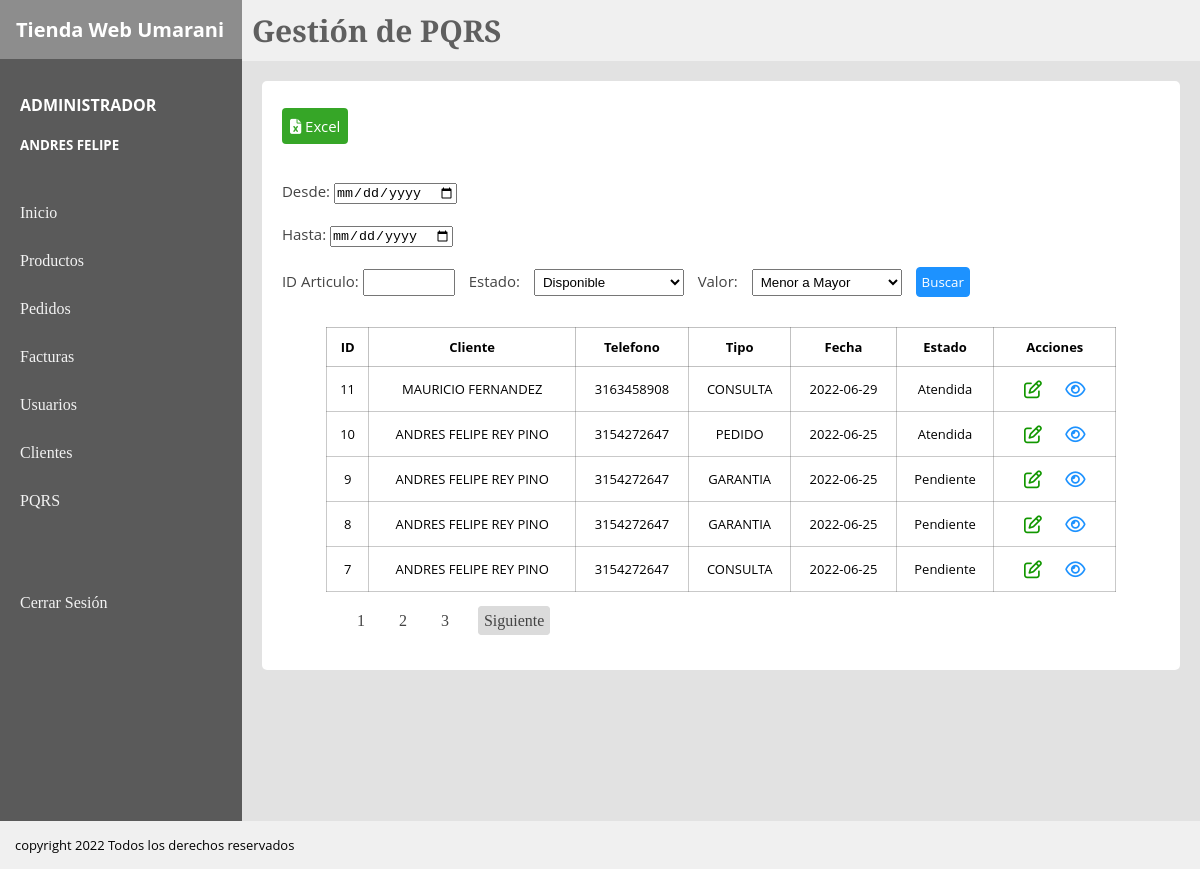
The app's page /View/PQRS.php?pagina=1 (signed in) with its own data.
### tables this page shows
CREATE TABLE `pqrs` (
  `pqrsId` int(11) NOT NULL AUTO_INCREMENT,
  `pqrsNombre` varchar(200) NOT NULL,
  `pqrsMail` varchar(200) NOT NULL,
  `pqrsDescripcion` text NOT NULL,
  `pqrsTelefono` varchar(12) NOT NULL,
  `pqrsEstado` varchar(30) NOT NULL DEFAULT 'Pendiente',
  `pqrsFecha` date NOT NULL,
  `pqrsClienteId` int(11) DEFAULT NULL,
  `pqrsUsuarioId` int(11) DEFAULT NULL,
  `pqrsOrigenId` int(11) NOT NULL,
  `pqrsPedidoId` int(11) DEFAULT NULL,
  `pqrsImagen` varchar(250) NOT NULL,
  PRIMARY KEY (`pqrsId`),
  KEY `fk_pqrsUsuarioId` (`pqrsUsuarioId`),
  KEY `fk_pqrsOrigenId` (`pqrsOrigenId`),
  KEY `fk_pqrsClienteId` (`pqrsClienteId`),
  CONSTRAINT `fk_pqrsClienteId` FOREIGN KEY (`pqrsClienteId`) REFERENCES `cliente` (`clienteId`),
  CONSTRAINT `fk_pqrsOrigenId` FOREIGN KEY (`pqrsOrigenId`) REFERENCES `pqrstipo` (`pqrsTipoId`),
  CONSTRAINT `fk_pqrsUsuarioId` FOREIGN KEY (`pqrsUsuarioId`) REFERENCES `usuariotienda` (`usuarioId`)
);

CREATE TABLE `pqrstipo` (
  `pqrsTipoId` int(11) NOT NULL AUTO_INCREMENT,
  `pqrsTipoNombre` varchar(30) NOT NULL,
  PRIMARY KEY (`pqrsTipoId`)
);

### Controller/mostrarPQRS.php (called while the page is built)
<?php
require_once('../Model/M_PQRS.php');
$pq1 = new PQRS();
$registros = $pq1->verPqrs();
$resultado = mysqli_query($conexionPqrs,"SELECT COUNT(*) AS cantidad FROM pqrs")
or die ("problemas en el select " . mysqli_error($conexionPqrs));
$reg = mysqli_fetch_array($resultado);
$cantidad = $reg['cantidad'];
$registrosxpagina = 5;
?>

### Model/M_PQRS.php (called while the page is built, shortened)
<?php
    class PQRS {
            private $pqrs;
        public function __construct()
        {
            $this->pqrs = new mysqli('localhost','root','','proyecto');
        }
        public function verPqrs(){
            $cantidad = $this->pqrs->query("SELECT COUNT(*) as cantidad FROM pqrs");
            $registrosxpagina = 5;
            $inicio = ($_GET['pagina']-1)*$registrosxpagina;
            $query = $this->pqrs->query("SELECT * FROM pqrs
            JOIN pqrsTipo
            ON pqrsOrigenId = pqrsTipoId
            ORDER BY pqrsId DESC
            LIMIT $inicio,$registrosxpagina");
            $retorno = [];
            $i = 0;
            while($fila = $query->fetch_assoc()) {
                $retorno[$i] = $fila;
                $i++;
            }
            return $retorno;
        }
    }
?>

### View/PQRS.php (the view, shortened to what this page needs)
<?php
require_once('../Controller/mostrarPQRS.php');
$paginas = $cantidad/$registrosxpagina;
$paginas = ceil($paginas);
?>
<!DOCTYPE html>
<html lang="en">
<head>
</head>
<body>
<link rel="stylesheet" href="../CSS/tiendaEstilos.css">
    <div class="padre">
        <div class="board">
            <div class="titulo">
                <h1>Tienda Web Umarani</h1>
            </div>
            <div class="usuario">
            <h4><?php echo "$_SESSION[rol] "; ?></h4>
             <h5><?php echo "$_SESSION[nombre] $_SESSION[apellido] "; ?></h5>
            </div>
            <nav class="secciones">
            <a href="">Inicio</a>
                <a href="../View/Productos.php?pagina=1">Productos</a>
                <a href="../View/pedidos.php?pagina=1">Pedidos</a>
                <a href="../view/facturas.php?pagina=1">Facturas</a>
                <?php if($_SESSION['rol'] == 'ADMINISTRADOR')  { ?>
                <a href="../View/Usuarios.php?pagina=1">Usuarios</a>
                <a href="../View/adminClientes.php?pagina=1">Clientes</a> <?php } ?>
                <a href="../View/PQRS.php?pagina=1">PQRS</a><br><br><br>
                <a href="../Controller/cerrarSesion.php">Cerrar Sesión</a>
            </nav>
        </div>
        <div class="content">
        <header class="header">
            <h1>Gestión de PQRS</h1>
        </header>
        <section class="section">
            <div class="container">
                <div class="exportar">
                    <a class="excel" href="#"><i class="fas fa-file-excel"></i> Excel</a>
                </div>
                <div class="filtros" >
                    <form action="">
                        <label for="fechainicio">Desde: </label>
                        <input type="date" name="fechainicio"><br><br>
                        <label for="fechafin">Hasta:  </label>
                        <input type="date" name="fechafin"><br><br>
                        <label for="id">ID Articulo: </label>
                        <input name="id" type="text" class="idpedido">
                        <label for=""> Estado: </label>
                        <select name="" id="">Estado
                            <option value="">Disponible</option>
                        </select>
                        <label for=""> Valor: </label>
                        <select name="" id="">Estado
                            <option value="">Menor a Mayor</option>
                        </select>
                        <input class="searchButton" type="button" value="Buscar">
                    </form>
                </div>
                <table>
                    <tr>
                        <th>ID</th>
                        <th>Cliente</th>
                        <th>Telefono</th>
                        <th>Tipo</th>
                        <th>Fecha</th>
                        <th>Estado</th>
                        <th>Acciones</th>
                    </tr>
                    <?php foreach($registros as $reg){
                        ?>
                    <tr class="información" >
                        <td><?php echo $reg['pqrsId'] ?></td>
                        <td><?php echo $reg['pqrsNombre'] ?></td>
                        <td><?php echo $reg['pqrsTelefono'] ?></td>
                        <td><?php echo $reg['pqrsTipoNombre'] ?></td>
                        <td><?php echo $reg['pqrsFecha'] ?></td>
                        <td><?php echo $reg['pqrsEstado'] ?></td>
                        <td>
                            <?php if($reg['pqrsEstado'] == 'Pendiente'){ ?>
                                   <a class="edit" href="../View/GestionPqrs.php?pqEdit=<?php echo "$reg[pqrsId]" ?>"><i class="far fa-edit"></i></i></a>
                                   <?php if($_SESSION['rol'] == 'ADMINISTRADOR'){ ?>
                                    <a class="detail" href="../View/detalleResolucion.php?pqVis=<?php echo "$reg[pqrsId]" ?>"><i class="far fa-eye"></i></a>
                                    <?php  }    ?>
                             <?php  }else { ?>
                                <?php if($_SESSION['rol'] == 'ADMINISTRADOR'){ ?>
                                    <a class="edit" href="../View/GestionPqrs.php?pqEdit=<?php echo "$reg[pqrsId]" ?>"><i class="far fa-edit"></i></i></a>
                                    <?php  }    ?>
                                 <a class="detail" href="../View/detalleResolucion.php?pqVis=<?php echo "$reg[pqrsId]" ?>"><i class="far fa-eye"></i></a>
                                 <?php }?>
                        </td>
                    </tr>
                    <?php  } ?>
                </table>
                <nav class="paginacion">
                <?php for($i=0; $i < $paginas; $i++){ ?>
                    <a href="../View/PQRS.php?pagina=<?php echo "$i"+1; ?>"><?php echo "$i"+1;  ?></a>
                  <?php     }   ?>
                <a class="prev-next" <?php if($_GET['pagina']>=$paginas){ ?> hidden <?php }else{ echo""; } ?> href="../View/PQRS.php?pagina=<?php echo "$_GET[pagina]"+1 ?>"> Siguiente</a>
                </nav>
            </div>
        </section>
        </div>
    </div>
    <footer class="footer">
        <p>copyright 2022 Todos los derechos reservados</p>
    </footer>
</body>
</html>

### CSS/tiendaEstilos.css (style rules this page uses)
* { padding: 0px; margin: 0px; }
.padre { display: flex; }
.board { background: #5a5a5a; flex: 1 1 auto; height: auto; }
.titulo { background: #8d8d8d; padding: 10px; }
.titulo h1 { font-family: 'Open Sans', sans-serif; font-size: 20px; padding: 6px; color:rgb(255, 255, 255); }
.usuario { padding: 10px; margin-top: 15px; }
.usuario h4 { color: rgb(255, 255, 255); font-family: 'Open Sans', sans-serif; padding: 10px; }
.usuario h5 { color: rgb(255, 255, 255); font-family: 'Open Sans', sans-serif; padding: 10px; }
.secciones { padding: 10px; }
.secciones a { display: block; padding: 10px; color: rgb(243, 243, 243); text-decoration: none; margin-top: 10px; font-family: 'Bitter', serif; transition: 0.3s ease-in-out; }
.content { flex: 100 1 auto; }
.header { background: #f0f0f0; }
.header h1 { font-family: 'Bitter', serif; font-size: 30px; padding: 10px; color: rgb(95, 95, 95); }
.section { background: #e2e2e2; padding: 20px; min-height: 720px; }
.container { padding: 20px; border-radius: 5px; background: #ffffff; }
table { margin-left: auto; margin-right: auto; border: 1px solid rgba(95, 95, 95, 0.384); border-collapse: collapse; width: 90%; font-family: 'Open Sans', sans-serif; font-size: 13px; }
th { border: 1px solid rgba(95, 95, 95, 0.384); text-align: center; padding: 10px; }
td { border: 0.5px solid rgba(95, 95, 95, 0.336); padding: 10px; text-align: center; }
.detail { color: #1d92ff; font-size: 18px; padding: 10px; }
.edit { color: rgb(18, 151, 0); font-size: 18px; padding: 10px; }
.exportar { padding: 15px 0px; }
.exportar a { padding: 8px; text-decoration: none; border-radius: 4px ; font-family: 'Open Sans', sans-serif; font-size: 15px; }
.excel { background:rgba(18, 151, 0, 0.849); color: #fff; }
select { width: 50px; margin: 0px 10px; padding: 4px; }
.filtros { margin: 30px 0px; font-family: 'Open Sans', sans-serif; font-size: 15px; color: #444444; }
.filtros select { width: 150px; overflow: hidden; }
.idpedido { width: 80px; padding: 4px; margin-right: 10px; overflow: hidden; }
.searchButton { padding: 5px; font-family: 'Open Sans', sans-serif; background: #1d92ff; color: #fff; border: 0.5px solid #1d92ff; border-radius: 4px; cursor: pointer; }
.paginacion { margin: 20px 0px 20px 60px; }
.paginacion a { text-decoration: none; color: #444444; margin: 0px 10px; padding: 5px; }
.prev-next { background: #dbdbdb; border-radius: 4px; border: 1px solid #dbdbdb; }
.footer { background: #f0f0f0; padding: 15px; font-family: 'Open Sans', sans-serif; font-size: 13px; }

### records on screen
pqrs: pqrsId "11", pqrsNombre "MAURICIO FERNANDEZ", pqrsTelefono "3163458908", pqrsOrigenId.pqrsTipoNombre "CONSULTA", pqrsFecha "2022-06-29", pqrsEstado "Atendida"
pqrs: pqrsId "10", pqrsNombre "ANDRES FELIPE REY PINO", pqrsTelefono "3154272647", pqrsOrigenId.pqrsTipoNombre "PEDIDO", pqrsFecha "2022-06-25", pqrsEstado "Atendida"
pqrs: pqrsId "9", pqrsNombre "ANDRES FELIPE REY PINO", pqrsTelefono "3154272647", pqrsOrigenId.pqrsTipoNombre "GARANTIA", pqrsFecha "2022-06-25", pqrsEstado "Pendiente"
pqrs: pqrsId "8", pqrsNombre "ANDRES FELIPE REY PINO", pqrsTelefono "3154272647", pqrsOrigenId.pqrsTipoNombre "GARANTIA", pqrsFecha "2022-06-25", pqrsEstado "Pendiente"
pqrs: pqrsId "7", pqrsNombre "ANDRES FELIPE REY PINO", pqrsTelefono "3154272647", pqrsOrigenId.pqrsTipoNombre "CONSULTA", pqrsFecha "2022-06-25", pqrsEstado "Pendiente"

### other values on screen
$_SESSION[rol] "ADMINISTRADOR"
$_SESSION[nombre] "ANDRES"
$_SESSION[apellido] "FELIPE"
